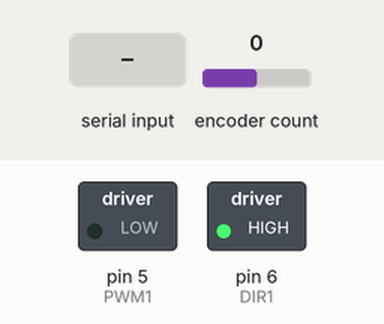
Recording of a sketch running on a simulated Arduino Uno, built with avr-gcc and run on an emulated ATmega328P. Shown: switched loads named in the sketch (green lamp = pin HIGH). The inputs (shaded band) are chosen by the test bench; at power-on: encoder count 0.

Above: at 1.2 s.
1.3 s: encoder count set to 1
At 1.54 s:
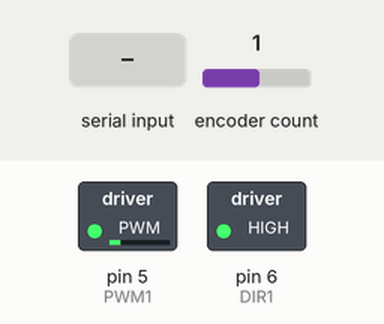
4.3 s: byte 30 received over Serial
At 4.7 s:
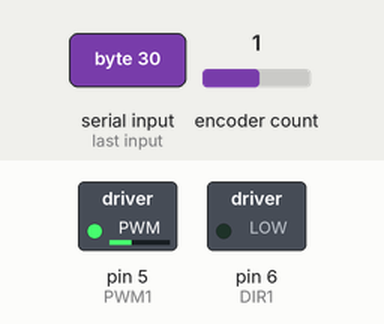
7.3 s: byte 90 received over Serial
At 8.7 s:
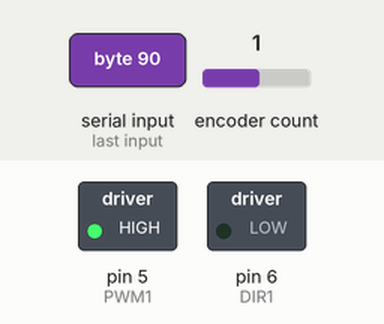
Timing chart, 0 to 16.3 s (numbered marks = the images above; inputs shaded):
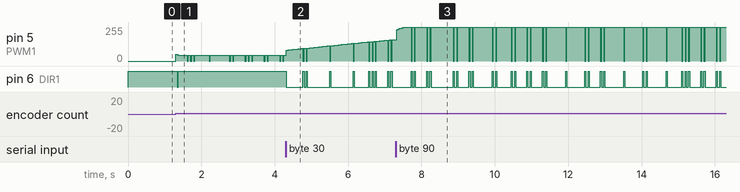

The sketch:

rightMotorControl.ino
```cpp
/*
This software reads the value from each of the ultrasonic sensors and manual slider.
Every 10ms these values are sent back to the Raspberry Pi for processing
*/


/*
Issues: The stop reset is not working. Could stem from the bytes potentially ariving after the
first block of code with the Serial.available check. How can we make it so this cannot happen?
*/

#include <Arduino.h>
#include <PID_v1.h>    //Library details: https://playground.arduino.cc/Code/PIDLibrary
#include <Encoder.h>
#define ENCODER_OPTIMIZE_INTERRUPTS

//Motor Pins
#define DIR1 6
#define PWM1 5

//Encoder Pins
#define ENC1 3
#define ENC2 4

//Encoder Parameters
#define SAMPLE_DELAY 10
#define PULSES_PER_TURN 512

/*  Constants */
//PID Constants
const double K_P = 120,
             K_I = 100,
             K_D = 1,
             OUT_MIN = -210,
             OUT_MAX = 210;
const int SAMPLE_TIME = 30;

//Serial Constants
const byte START_FLAG = 0x7F,
           STOP_FLAG = 0x7E;

const float radius = 0.12065; //in meters

//Variables
double Input,              //The variable we are trying to control (from Motor Module)
       Output,             //The variable that will be adjusted by the PID
       SetPoint_double;    //The value we are trying to get to or maintain (from ROS node)

//PID values
float motorVelCmd = 0, lastMotorVelCmd = 0;
int MotorCmd = 0,
    initMotorCmd = 0,
    initMotorDir = 0,
    lastMotorCmd = 0;

//Serial reading values
int byteRead = 0,
    sendEncoder = 0;

//Encoder reading values
unsigned int lastTime = 0, currentTime = 0;
long lastPosition = 0;
float RPM = 0, wheelVel = 0;
long encoderVal = 0;
long encPosition  = 0;

unsigned int wheelVelOut;
int count = 0;

//Creating PID
PID MotorPID(&Input, &Output, &SetPoint_double, K_P, K_I, K_D, DIRECT);
Encoder myEncoder(ENC1, ENC2);

void setup() {
    Serial.begin(115200); // Starts the serial communication at 57600 baud (this is fast enough)
    initPID();
    //Motor Outputs
    pinMode(DIR1, OUTPUT);  //Wheel motor direction
    pinMode(PWM1, OUTPUT);  //Wheel motor PWM

    digitalWrite(DIR1, HIGH); //direcitons
    digitalWrite(PWM1, initMotorCmd);   //speed scale speed here with input from pi
}

void loop() {

    // Receive new motor command or stop/start
    //sendFlag = 0;
    if (Serial.available()){
      count = 0;
      byteRead = Serial.read();
      //byteString = Serial.readString();
      //Serial.print("Num bytes available: ");Serial.println(Serial.available());
      //Serial.print("I received: ");
      //Serial.println(byteRead);
      switch (byteRead){
        case START_FLAG: sendEncoder = 1; break;
        case STOP_FLAG: sendEncoder = 0; break;
        default:  //Velocity command
          /*If byteRead is negative, its MSB will be 1 because 2s compliment.
          * However, because arduino is dumb, it reads in bytes as 16-bit integers,
          * So, when you try to read the value, its 8 MSB are zero, making
          * Arduino think it is a positive number. We must set these bits to 1
           * (sign extension) to get it to recognize byteRead as negative.
          */
          if (byteRead & 0x0080) { //Is byteRead supposed to be negative?
              byteRead = byteRead | 0xFF00; //Sign extends byteRead to 16 bits
          }
          motorVelCmd = -float(byteRead)/100; //Converts cm/s value to m/s
          break;
      }
    }

    /*if (count > 1000){
      motorVelCmd = -0.2;
    }
    else {
      motorVelCmd = 0.2;
    }*/

    /*if (count >= 100){
      if (motorVelCmd == lastMotorVelCmd)
        motorVelCmd = 0;
    }
    else{*/
      //UPDATE ENCODER
      encoderVal = myEncoder.read();
      encPosition = encoderVal;
      currentTime = (unsigned int)millis();
      if (currentTime - lastTime >= SAMPLE_DELAY) {
        RPM = ((lastPosition-encPosition) * (60000.f / (currentTime - lastTime))) / PULSES_PER_TURN/4;
        wheelVel = convertToLinearVel(RPM);
        lastTime = currentTime;
        lastPosition = encPosition;
        encPosition = 0;
      }

      //DO PID
      Input = wheelVel;
      SetPoint_double = (double) motorVelCmd;
      MotorCmd = doPID();
      lastMotorCmd = MotorCmd;
      //Serial.print(MotorCmd);Serial.println(" ");
    //}
    digitalWrite(DIR1, signPos(MotorCmd) ? HIGH : LOW);   //Assigning appropriate motor direction
    analogWrite(PWM1,abs(MotorCmd));                      //Actuate motor command

    //Serial.println(wheelVel);
    //Serial.print(" "); //For plotting purposes*/
    //wheelVelOut = (unsigned int)abs(byteRead*100);

    //Send updated encoder value
    if (sendEncoder == 1) {
      Serial.write(byte(encoderVal & 0x00FF));
      Serial.write(byte((encoderVal >> 8) & 0x00FF));
    }
    count++;
    delay(30);
}

/*******************************************************************************************************/

void initPID(){
    MotorPID.SetMode(AUTOMATIC);                //Turns the PID on, default is off (MANUAL)
    MotorPID.SetOutputLimits(OUT_MIN, OUT_MAX); //By default this is (0, 255)
    MotorPID.SetSampleTime(SAMPLE_TIME);        //By default this is 200ms
    MotorPID.SetControllerDirection(DIRECT);
    MotorPID.SetTunings(K_P, K_I, K_D, P_ON_E);
}

int doPID(){
    /*
     * MotorPID.Compute() computes the PID and returns true,
     * if it does not compute anything it will return false
     */
     double MotorCmd;
     if (!MotorPID.Compute()) {
      return 0;  //Send invalid value when nothing computed
     }
     else {
       //Serial.print("Output = ");Serial.print(Output);
      /*if (signPos(lastOutput) && !signPos(Output)){
        Output = -1;
        delay(10);
      }
      else if (!signPos(lastOutput) && signPos(Output)){
        Output = 0;
        delay(10);
      }*/
      /*if (Output >= -20 && Output <= 20){
          Output = 0;
        }
      else if (Output > 20 && Output <= 45){
          Output = 50;
        }
      else if (Output < -20 && Output >= -45){
        Output = -50;
      }*/
      if (Output > 0)
        MotorCmd = Output + 45;
      else if (Output < 0)
        MotorCmd = Output - 45;
      else
        MotorCmd = 0;
      //Serial.print("  MotorCmd = ");Serial.println(MotorCmd);
      return MotorCmd;
     }
}

bool signPos(int value) {
  return (value >= 0);
}

float convertToLinearVel(float rpm){
  return rpm*(2*M_PI/60.0)*radius;
}
```

Measured:
- after the input at 1.3 s, pin 6 (DIR1): HIGH → LOW at once, → HIGH 0.03 s later
